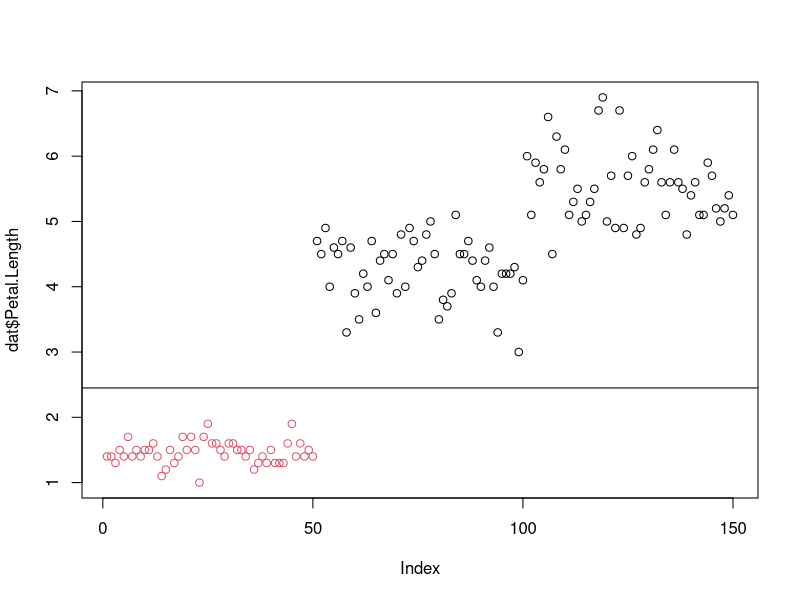
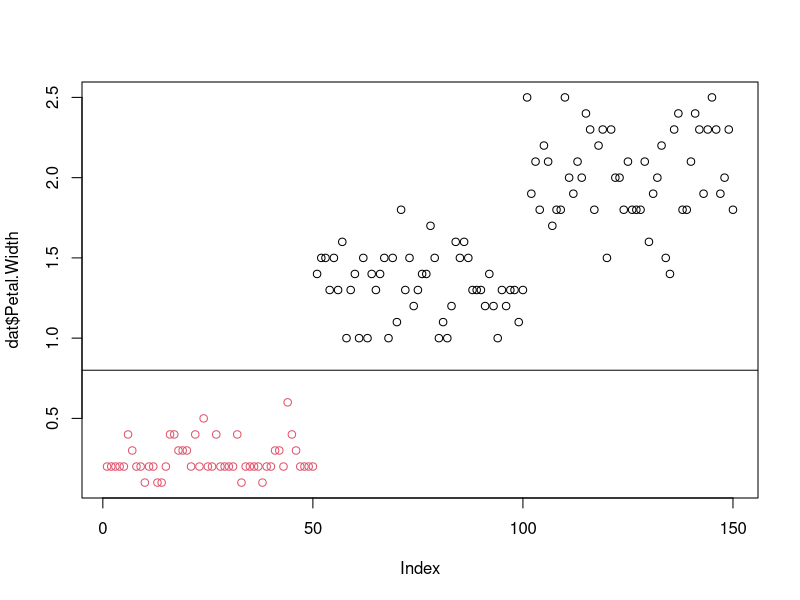

Generate these figures, in order, with R:
## ---- chunk 1
return_threshold_values <- function(dat, col) {
   
   uniq_vals <- sort(unique(dat[, col]))
   diffs <- diff(uniq_vals) / 2
   thre_vals <- uniq_vals[-1] - diffs

   return(thre_vals)

}
## ---- chunk 2
# データ、目的変数、説明変数、閾値を与えるとGini係数を返す
return_gini_index <- function(dat, target, col, val) {
   
   # if(val < min(dat[, col]) | val > max(dat[, col])) {
   #    stop("val should have a value between min & max of col")
   # }
   
   d <- dat[, c(target, col)]
   d$cat <- ifelse(d[, col] > val, 1, 0)
   n0 <- nrow(d)
   n1 <- sum(d$cat)
   n2 <- n0 - n1
   p11 <- (nrow(d[d$cat == 1 & d$target == 1, ]) / n1)^2
   p12 <- (nrow(d[d$cat == 1 & d$target == 0, ]) / n1)^2
   p21 <- (nrow(d[d$cat == 0 & d$target == 1, ]) / n2)^2
   p22 <- (nrow(d[d$cat == 0 & d$target == 0, ]) / n2)^2
   gini_val <- (n1/n0) * (1 - (p11 + p12)) + (n2/n0) * (1 - (p21 + p22))
   
   return(gini_val)
}
## ---- chunk 3
return_best_val <- function(dat, target, col) {
   
   thre_vals <- as.list(return_threshold_values(dat, col))
   gini_vals <- sapply(thre_vals, return_gini_index, dat = dat, target = target, col = col)
   
   p1 <- sum(dat$target) / nrow(dat)
   p2 <- 1 - p1
   current_gini <- 1 - ((p1)^2 + (p2)^2)
   
   max_gap <- max(current_gini - gini_vals)
   min_gini <- min(gini_vals)
   max_thre_val <- thre_vals[[which(max_gap == current_gini - gini_vals)]]
   return(c(col, max_thre_val, round(max_gap, 2), round(min_gini, 2)))
   
}
## ---- chunk 4
my_iris <- iris
my_iris$target <- ifelse(my_iris$Species == "setosa", 1, 0)
dat <- my_iris[, -5]
## ---- chunk 5
return_best_val(dat, "target", "Sepal.Length")
## ---- chunk 6
do.call("rbind", 
        lapply(as.list(colnames(dat)[1:4]), return_best_val, dat = dat, target = "target"))
## ---- chunk 7
plot(dat$Petal.Length, col = dat$target + 1)
abline(h = 2.45)
plot(dat$Petal.Width, col = dat$target + 1)
abline(h = 0.8)
